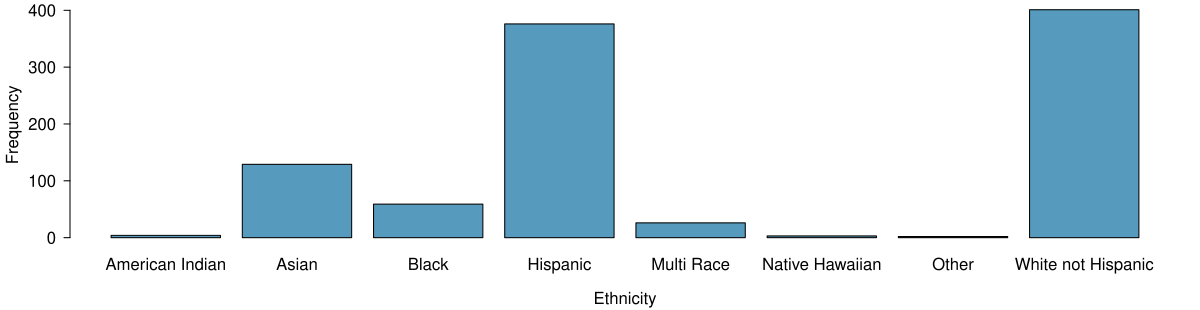

Reproduce this figure in R.
library(openintro)
#data(dds.discr)
data(COL)

myPDF("ddsEthnicityPlot.pdf",
      12, 3.1,
      mar = c(3.5, 3.5, 0.5, 1),
      mgp = c(2.4, 0.7, 0))
plot(dds.discr$ethnicity,
     xlab = 'Ethnicity',
     ylab = "Frequency",
     col = COL[1],
     border = COL[5])
dev.off()
